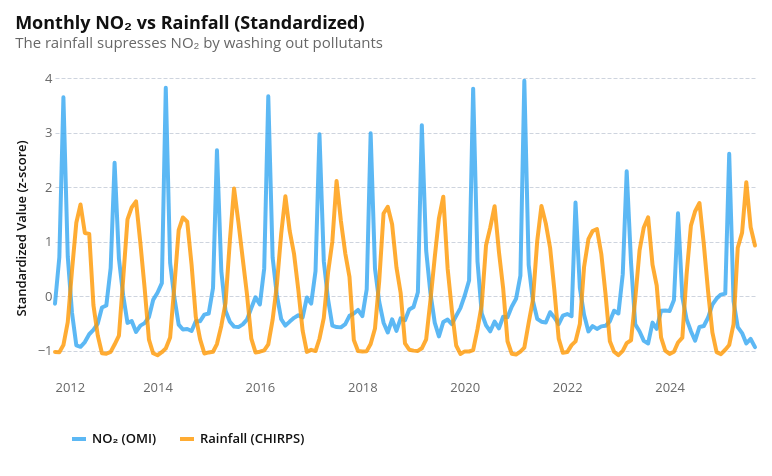

Notebook code for this chart:
### Markdown cell above
## Rainfall and NO₂

Monsoon rainfall physically removes NO₂ from the atmosphere through wet deposition. The charts below show how CHIRPS rainfall and OMI NO₂ move in opposite directions seasonally

### Code cell
no2_rain_monthly = (
    omi_monthly.reset_index()
    .merge(chirps_monthly, on="date", how="inner")
    .assign(
        no2_std=lambda df: standardize_series(df["no2"]),
        rainfall_std=lambda df: standardize_series(df["rainfall_mm"]),
    )
)

no2_rain_long = no2_rain_monthly.melt(
    id_vars=["date"],
    value_vars=["no2_std", "rainfall_std"],
    var_name="variable",
    value_name="standardized_value",
).assign(
    variable=lambda df: df["variable"].map(
        {"no2_std": "NO₂ (OMI)", "rainfall_std": "Rainfall (CHIRPS)"}
    )
)

alt.Chart(no2_rain_long).mark_line(opacity=0.8).encode(
    x=alt.X("date:T", title=""),
    y=alt.Y("standardized_value:Q", title="Standardized Value (z-score)"),
    color=alt.Color("variable:N", title=""),
).properties(
    width=700,
    height=300,
    title=alt.Title(
        text="Monthly NO₂ vs Rainfall (Standardized)",
        subtitle="The rainfall supresses NO₂ by washing out pollutants",
    ),
)

### Figure 1 — Vega-Lite specification as saved in the notebook (floating-point values rounded to 4 significant figures; data arrays with more than 128 entries replaced by an {"elided": "..."} marker saying what was removed)
{"config": {"background": "white", "padding": 15, "mark": {"tooltip": true}, "point": {"filled": true, "size": 60, "stroke": "white", "strokeWidth": 1}, "circle": {"filled": true, "stroke": "white", "strokeWidth": 1}, "square": {"filled": true, "stroke": "white", "strokeWidth": 1}, "line": {"strokeWidth": 4, "strokeCap": "round", "strokeJoin": "round"}, "bar": {"cornerRadiusEnd": 0}, "area": {"opacity": 0.7}, "arc": {"stroke": "white", "strokeWidth": 1}, "rect": {"stroke": "#8A969F", "strokeWidth": 0.5}, "geoshape": {"stroke": "#666666", "strokeWidth": 0.3, "strokeJoin": "round", "strokeCap": "round"}, "title": {"font": "Open Sans, sans-serif", "fontSize": 18, "fontWeight": 700, "lineHeight": 22, "color": "#111111", "anchor": "start", "offset": 21, "subtitleFont": "Open Sans, sans-serif", "subtitleFontSize": 15, "subtitleFontWeight": 400, "subtitleLineHeight": 18, "subtitleColor": "#666666", "subtitlePadding": 3}, "axis": {"domain": false, "grid": true, "gridColor": "#CED4DE", "gridDash": [4, 2], "gridWidth": 1, "labelFont": "Open Sans, sans-serif", "labelFontSize": 13, "labelFontWeight": 400, "labelColor": "#666666", "labelPadding": 3, "tickColor": "#CED4DE", "tickSize": 5, "tickCount": 5, "titleFont": "Open Sans, sans-serif", "titleFontSize": 13, "titleFontWeight": 600, "titleColor": "#111111", "titlePadding": 9}, "axisX": {"grid": false, "tickSize": 0, "labelAngle": 0}, "axisY": {"domain": false, "ticks": false, "gridColor": "#CED4DE", "gridDash": [4, 2], "gridWidth": 1}, "axisQuantitative": {"tickCount": 5}, "axisBand": {"labelPadding": 6, "tickSize": 0}, "axisTemporal": {"grid": false}, "legend": {"labelFont": "Open Sans, sans-serif", "labelFontSize": 13, "labelFontWeight": 600, "labelColor": "#111111", "titleFont": "Open Sans, sans-serif", "titleFontSize": 13, "titleFontWeight": 600, "titleColor": "#111111", "titlePadding": 3, "symbolSize": 196, "symbolStrokeWidth": 0, "padding": 15, "offset": 21, "columnPadding": 21, "orient": "bottom", "labelLimit": 200, "titleLimit": 200}, "view": {"stroke": null, "continuousWidth": 600, "continuousHeight": 400}, "range": {"category": ["#34A7F2", "#FF9800", "#664AB6", "#4EC2C0", "#F3578E", "#081079", "#0C7C68", "#AA0000", "#DDDA21"], "diverging": ["#920000", "#BD6126", "#E3A763", "#EFEFEF", "#80BDE7", "#3587C3", "#025288"], "heatmap": ["#E3F6FD", "#75CCEC", "#089BD4", "#0169A1", "#023B6F"], "ordinal": ["#E3F6FD", "#75CCEC", "#089BD4", "#0169A1", "#023B6F"], "ramp": ["#E3F6FD", "#75CCEC", "#089BD4", "#0169A1", "#023B6F"]}, "scale": {"bandPaddingInner": 0.2, "bandPaddingOuter": 0.1, "pointPadding": 0.5}, "header": {"labelFont": "Open Sans, sans-serif", "labelFontSize": 13, "labelFontWeight": 600, "labelColor": "#111111", "titleFont": "Open Sans, sans-serif", "titleFontSize": 15, "titleFontWeight": 600, "titleColor": "#111111"}, "concat": {"spacing": 18}, "facet": {"spacing": 18}, "selection": {"point": {"on": "click", "clear": "dblclick"}, "interval": {"mark": {"fill": "#0071BC", "fillOpacity": 0.15, "stroke": "#0071BC", "strokeWidth": 1}}}}, "data": {"name": "data-1199c343f82284c99dafaf4ba3e52c9a"}, "mark": {"type": "line", "opacity": 0.8}, "encoding": {"color": {"field": "variable", "title": "", "type": "nominal"}, "x": {"field": "date", "title": "", "type": "temporal"}, "y": {"field": "standardized_value", "title": "Standardized Value (z-score)", "type": "quantitative"}}, "height": 300, "title": {"text": "Monthly NO₂ vs Rainfall (Standardized)", "subtitle": "The rainfall supresses NO₂ by washing out pollutants"}, "width": 700, "$schema": "https://vega.github.io/schema/vega-lite/v6.1.0.json", "datasets": {"data-1199c343f82284c99dafaf4ba3e52c9a": {"elided": "330 records"}}}
